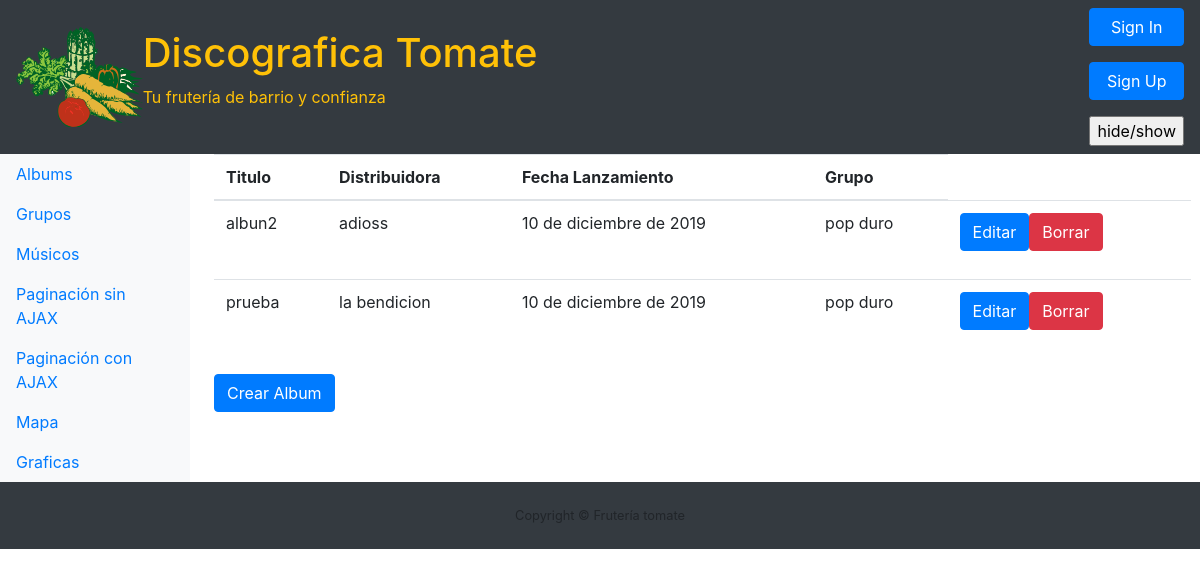
The page /album/list on the database its author committed.
### Discografica/models.py (models this page shows)
class Album(models.Model):
    titulo = models.CharField(max_length=200)
    distribuidora = models.CharField(max_length=200)
    fechaLanzamiento = models.DateField()
    grupo = models.ForeignKey(Grupo, on_delete=models.CASCADE)

class Grupo(models.Model):
    nombre = models.CharField(max_length=200, primary_key=True)
    fechaCreacion = models.DateField()
    estilo = models.CharField(max_length=200)
    def __str__(self):
        return self.nombre

### Discografica/views.py (the view)
# urls.py: path('album/list',views.album_list, name='album_list'),
def album_list(request):
    album = Album.objects.all()
    return render(request, 'album_list.html', {'album': album})

### templates/album_list.html
{% extends 'index.html' %}
{% block main %}
<table class="table">
    <thead>
        <tr>
        <th>Titulo</th>
        <th>Distribuidora</th>
        <th>Fecha Lanzamiento</th>
        <th>Grupo</th>
        </tr>
    </thead>
    <tbody>
        {% for al in album %}
            <tr>
                <td>{{ al.titulo }}</td>
                <td>{{al.distribuidora}}</td>
                <td>{{al.fechaLanzamiento}}</td>
                <td>{{al.grupo}}</td>
                <td>
                <div class="btn-group" role="group" aria-label="Basic example">
                    <form method="POST">
                        <button type="button" class="btn btn-primary btn-md center-block" onclick="location.href='{% url 'album_edit' pk=al.pk %}';" >Editar</button>
                    </form>
                    <form method="POST" action="">
                        <button type="button" class="btn btn-danger btn-md center-block" onclick="location.href='{% url 'album_borrar' pk=al.pk %}';" >Borrar</button>
                    </form>
                </div>
                </td>
            </tr>
        {% endfor %}
    </tbody>
</table>
<div class="btn-group" role="group" aria-label="Basic example">
    <form method="POST">
        <button type="button" class="btn btn-primary btn-md center-block" onclick="location.href='{% url 'album_new' %}'" >Crear Album</button>
    </form>
</div>
{% endblock %}

### rows shown on the page
Album: titulo "albun2", distribuidora "adioss", fechaLanzamiento "10 de diciembre de 2019", grupo "pop duro"
Album: titulo "prueba", distribuidora "la bendicion", fechaLanzamiento "10 de diciembre de 2019", grupo "pop duro"
